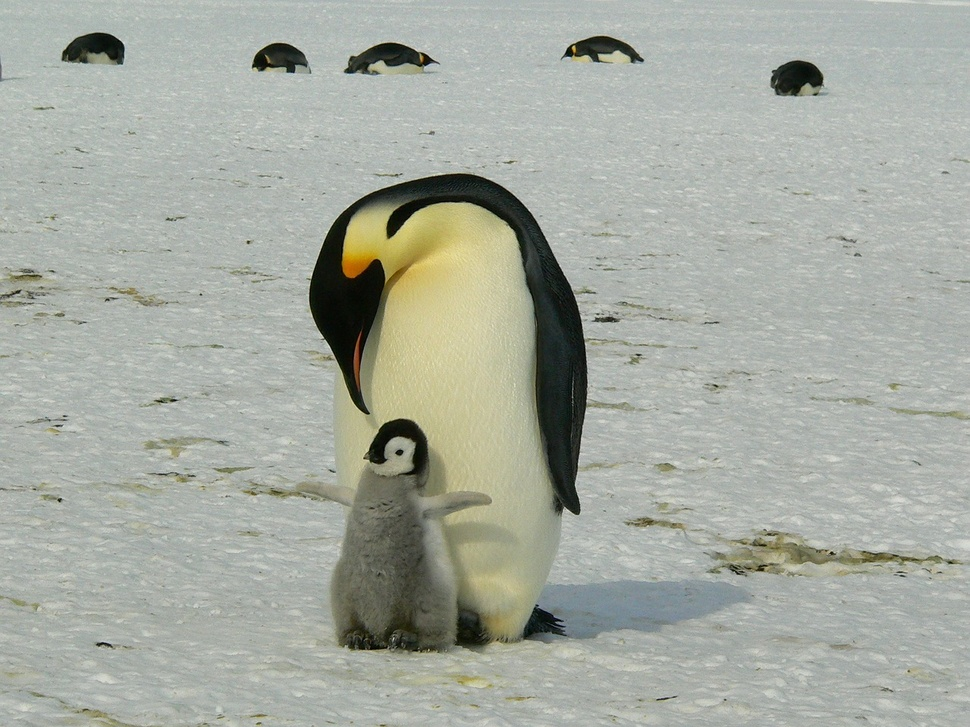
#> input picture imgs/penguins.jpg, 970 x 727 px, shrunk from 1280 x 960 before the run, found by its file name
$ jupyter execute L4_EdgeDetection.ipynb
#> lines starting #> are read from the running program, lines starting #| are printed output that depends on the picture; after the words box and inside, x2 and y2 are one past the last pixel; in counts of white or black regions, pixels touching at a corner belong together
[cell 1]
import cv2
print("Imported OpenCV")
import numpy as np
print("Imported Numpy")

[cell 2]
# Read image
img = cv2.imread("imgs/penguins.jpg")
#> img is the input picture: shape (727, 970, 3); mean B, G, R 160.3, 170.1, 165.3

#Blur with Gaussian function
imgBlur = cv2.GaussianBlur(img, (7,7), 0)

#Edge detection with Canny func
                        # Threshold values
imgCanny = cv2.Canny(imgBlur, 50,70)
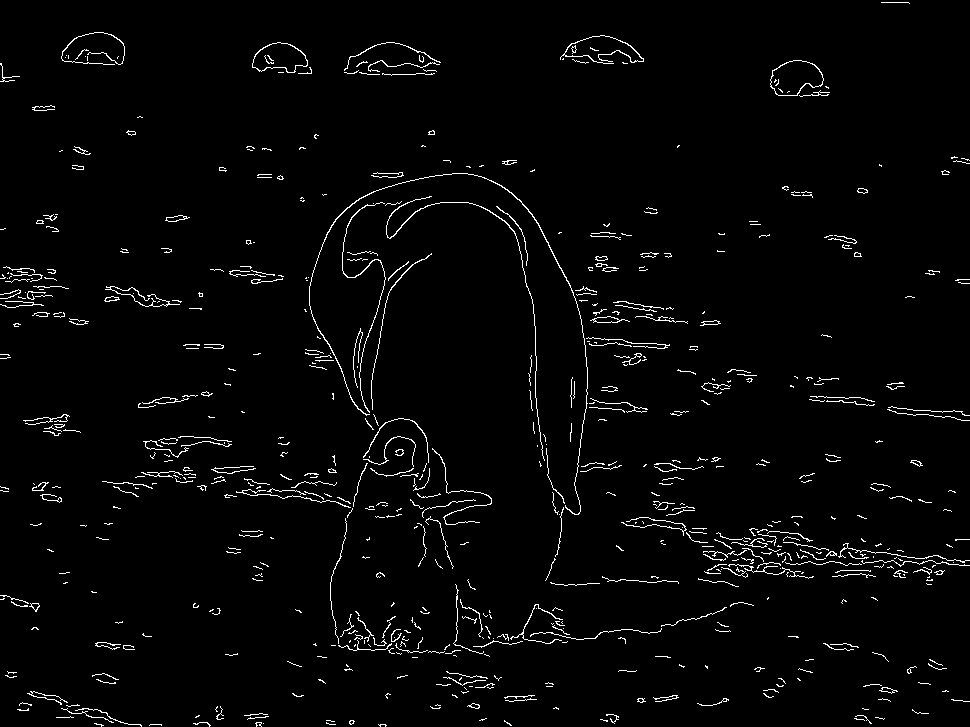
#> imgCanny: shape (727, 970); 2.5% white in thin lines or dots

# To make the borders THICK Bois
kernel = np.ones((5,5), np.uint8)
    # more iterations -> thicker
imgDialation = cv2.dilate(imgCanny, kernel, iterations = 1)
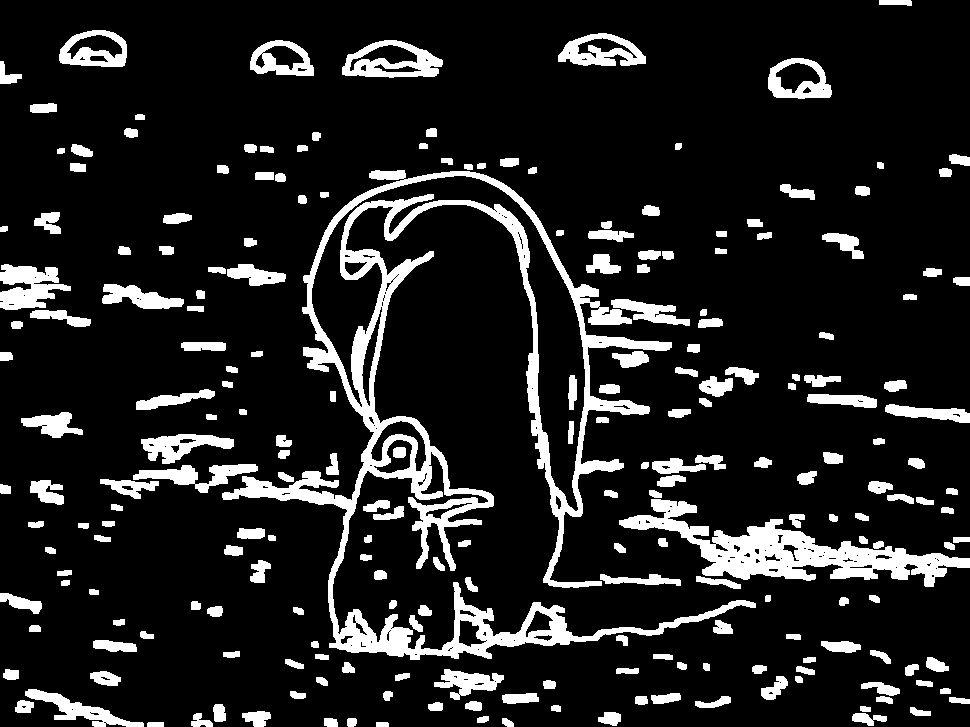
#> imgDialation: shape (727, 970); 13.2% white; 226 white regions, largest, box (x1, y1, x2, y2) and area: (222, 170, 756, 660) 32417, (619, 499, 970, 587) 9813, (0, 264, 71, 310) 2026

# To make borders thiner
imgEroded = cv2.erode(imgDialation, kernel, iterations= 2 )
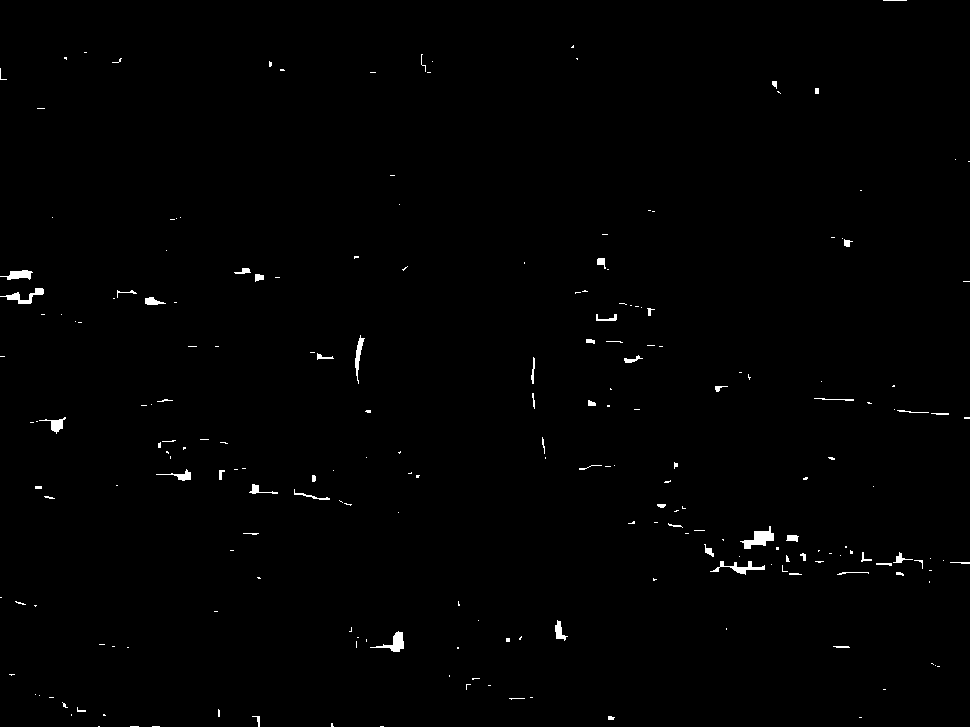
#> imgEroded: shape (727, 970); 0.67% white; 218 white regions (161 under 20 px), largest, box (x1, y1, x2, y2) and area: (740, 526, 774, 549) 339, (370, 631, 404, 652) 250, (710, 561, 765, 575) 240

cv2.imshow("Blured", imgBlur)
cv2.imshow("Borders", imgCanny)
cv2.imshow("Dilation", imgDialation)
cv2.imshow("Eroded", imgEroded)

$ run again, with imgs/sky.jpg copied over imgs/penguins.jpg
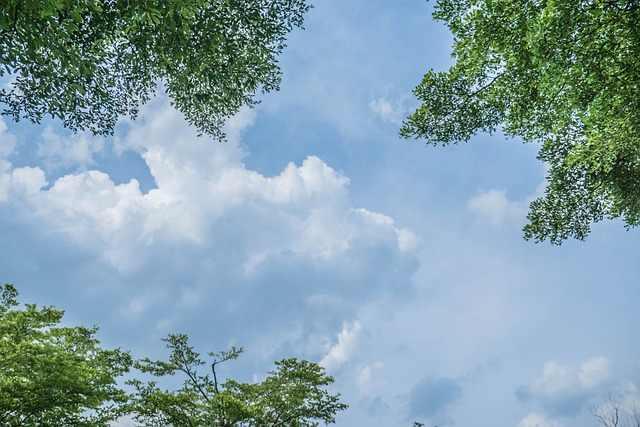
#> input picture imgs/sky.jpg, 640 x 427 px, found by its file name
#> img is the input picture: shape (427, 640, 3); mean B, G, R 168.1, 158.5, 130.7
#> `imgCanny = cv2.Canny(imgBlur, 50,70)`:
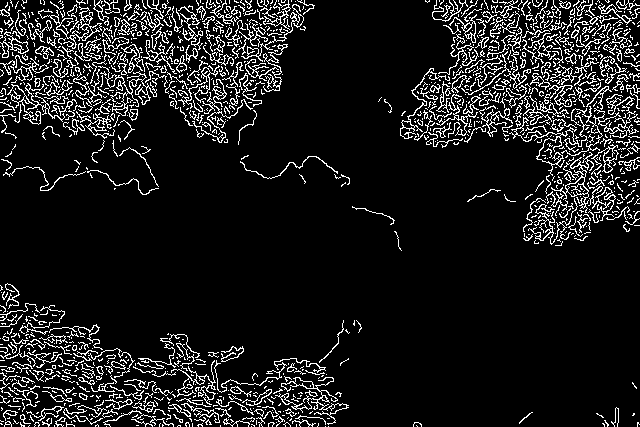
#> imgCanny: shape (427, 640); 10.8% white in thin lines or dots
#> imgDialation: shape (427, 640); 40.1% white; 17 white regions, largest, box (x1, y1, x2, y2) and area: (398, 0, 640, 248) 40198, (0, 0, 317, 197) 38230, (0, 281, 352, 427) 27804
#> `imgEroded = cv2.erode(imgDialation, kernel, iterations= 2 )`:
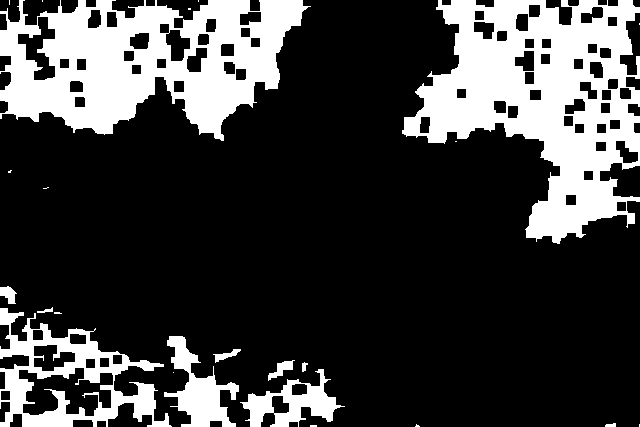
#> imgEroded: shape (427, 640); 24.8% white; 24 white regions (13 under 20 px), largest, box (x1, y1, x2, y2) and area: (402, 0, 640, 244) 29319, (0, 0, 311, 141) 25186, (0, 308, 172, 427) 7267
